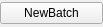
<?xml version="1.0" encoding="UTF-8"?>
<ui version="4.0">
 <class>qSlicerVDFooBarWidget</class>
 <widget class="QWidget" name="qSlicerVDFooBarWidget">
  <property name="geometry">
   <rect>
    <x>0</x>
    <y>0</y>
    <width>103</width>
    <height>27</height>
   </rect>
  </property>
  <property name="windowTitle">
   <string>Virtual Dissection</string>
  </property>
  <layout class="QVBoxLayout" name="verticalLayout">
   <property name="margin">
    <number>0</number>
   </property>
   <item>
    <widget class="QPushButton" name="FooBarButton">
     <property name="text">
      <string>NewBatch</string>
     </property>
    </widget>
   </item>
  </layout>
 </widget>
 <resources/>
 <connections/>
</ui>
